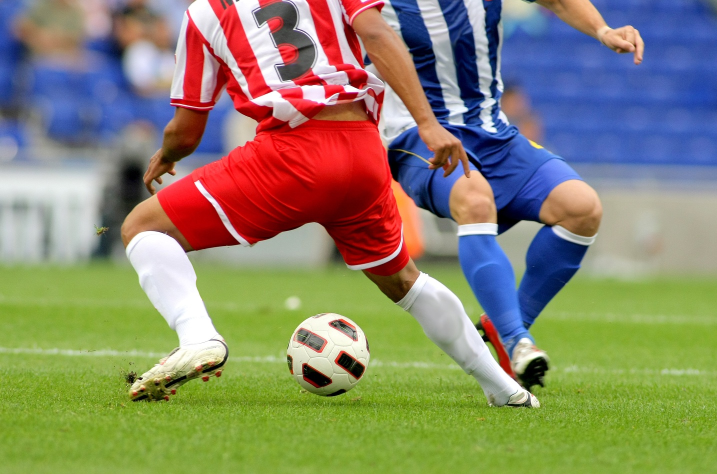
#> input picture python/opencv/day3/data1.jpg, 1434 x 948 px, found by its file name (shown at 1/2 size)
$ python ex1.py
#> lines starting #> are read from the running program, lines starting #| are printed output that depends on the picture
import cv2
import numpy as np
import matplotlib.pyplot as plt

img=cv2.imread('./pn/opencv/day3/data1.jpg')
#> img is the input picture: shape (948, 1434, 3); mean B, G, R 107.2, 133.3, 136.9
hb=cv2.calcHist([img],[0],None,[256],[0,256])
#> hb = 256 values, max 31470 at index 0, min 1709 at index 226, mean 5310.3
hg=cv2.calcHist([img],[1],None,[256],[0,256])
#> hg = 256 values, max 30774 at index 0, min 1442 at index 244, mean 5310.3
hr=cv2.calcHist([img],[2],None,[256],[0,256])
#> hr = 256 values, max 21092 at index 255, min 1162 at index 15, mean 5310.3

bimg=img[:,:,0]
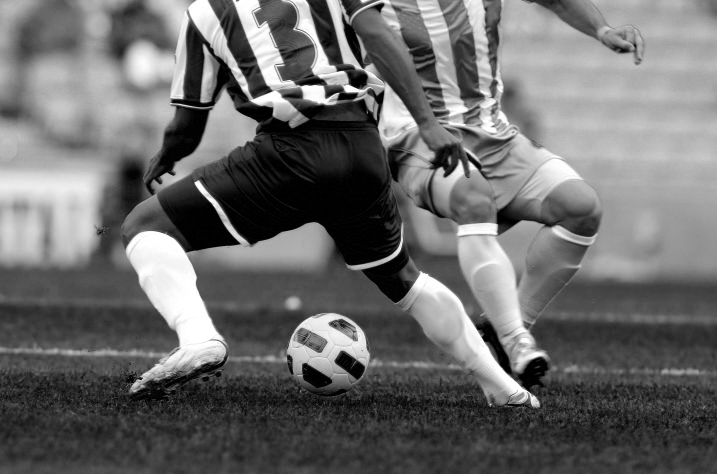
#> bimg: shape (948, 1434) (shown at 1/2 size); min 0, max 255, mean 107.2
gimg=img[:,:,1]
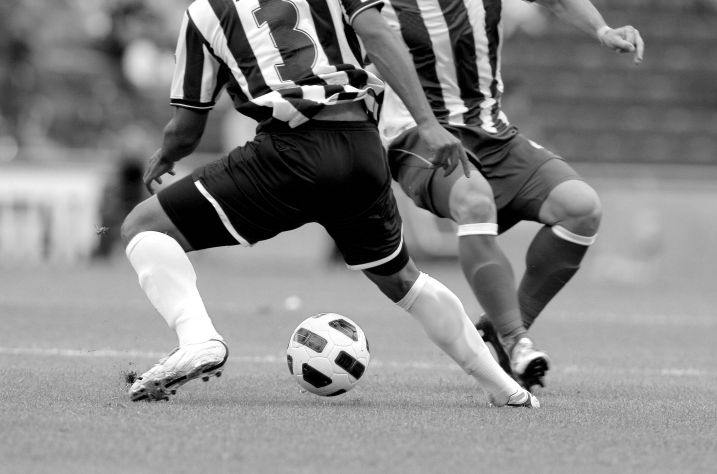
#> gimg: shape (948, 1434) (shown at 1/2 size); min 0, max 255, mean 133.3
rimg=img[:,:,2]
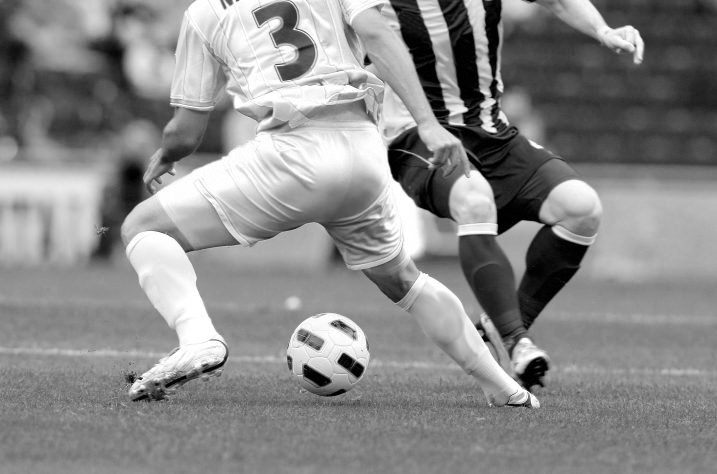
#> rimg: shape (948, 1434) (shown at 1/2 size); min 0, max 255, mean 136.9
print(bimg.shape,gimg.shape,rimg.shape)
#| (948, 1434) (948, 1434) (948, 1434)
print(img.shape)
#| (948, 1434, 3)
b_rg=bimg.reshape(-1)
plt.hist(b_rg)
plt.show()
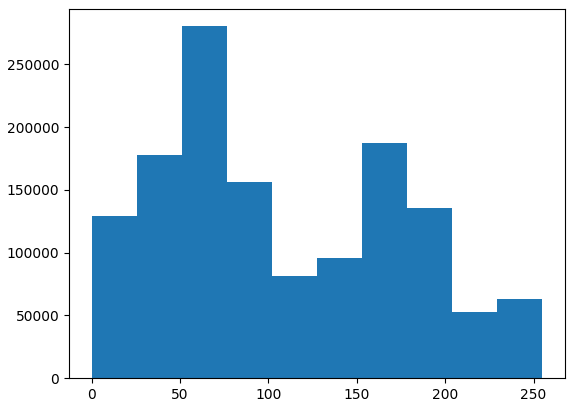
#> figure drawn by matplotlib, 1 panel; tallest bar 280293 high, from x = 51 to 76.5
plt.plot(hb,'b-')
plt.show()
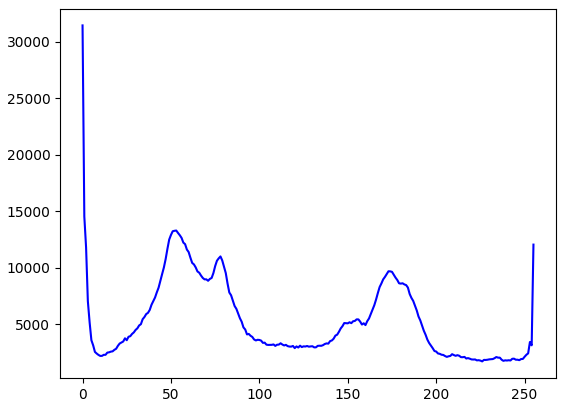
#> figure drawn by matplotlib, 1 panel; curve peaks at x = 0, y = 31470

$ run again, with python/opencv/day3/data2.png saved as python/opencv/day3/data1.jpg
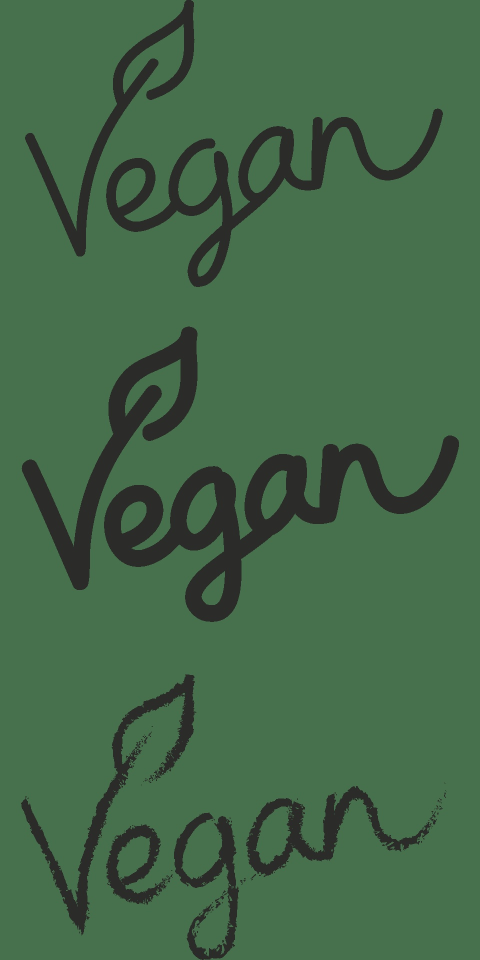
#> input picture python/opencv/day3/data2.png, 960 x 1920 px, found by its file name (shown at 1/2 size)
#> img is the input picture: shape (1920, 960, 3); mean B, G, R 72.4, 104.2, 67.4
#> hb = 256 values, max 1491463 at index 77, min 0 at index 0, mean 7200
#> hg = 256 values, max 1488842 at index 113, min 0 at index 0, mean 7200
#> hr = 256 values, max 1477319 at index 71, min 0 at index 0, mean 7200
#> `gimg=img[:,:,1]`:
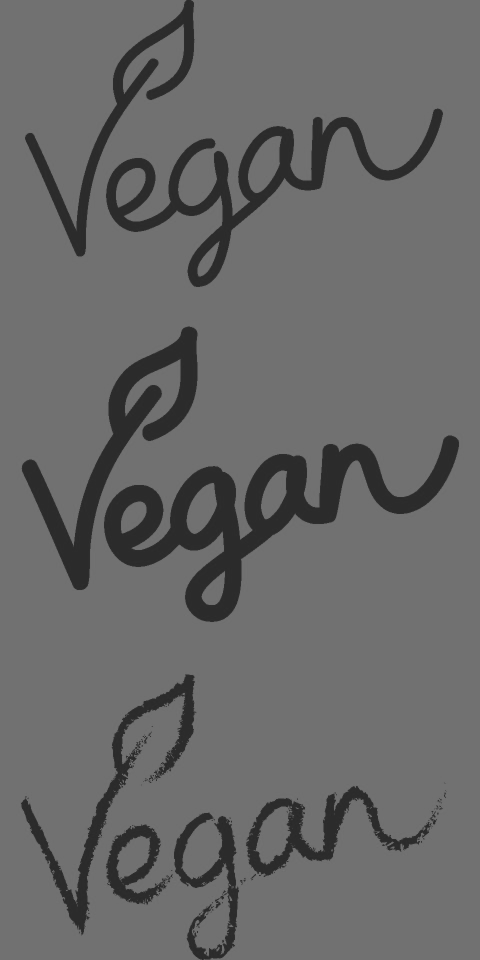
#> gimg: shape (1920, 960) (shown at 1/2 size); min 34, max 122, mean 104.2
#| (1920, 960) (1920, 960) (1920, 960)
#| (1920, 960, 3)
#> `plt.show()`:
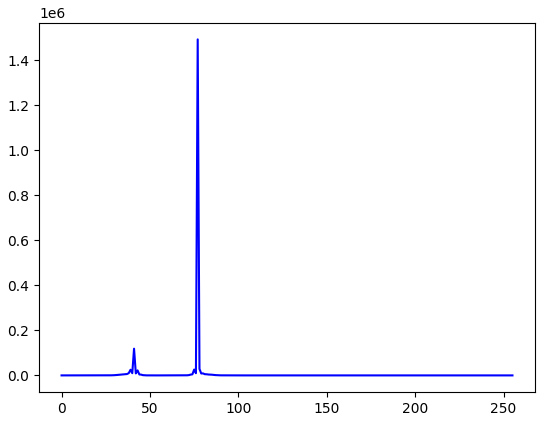
#> figure drawn by matplotlib, 1 panel; curve peaks at x = 77, y = 1491463
